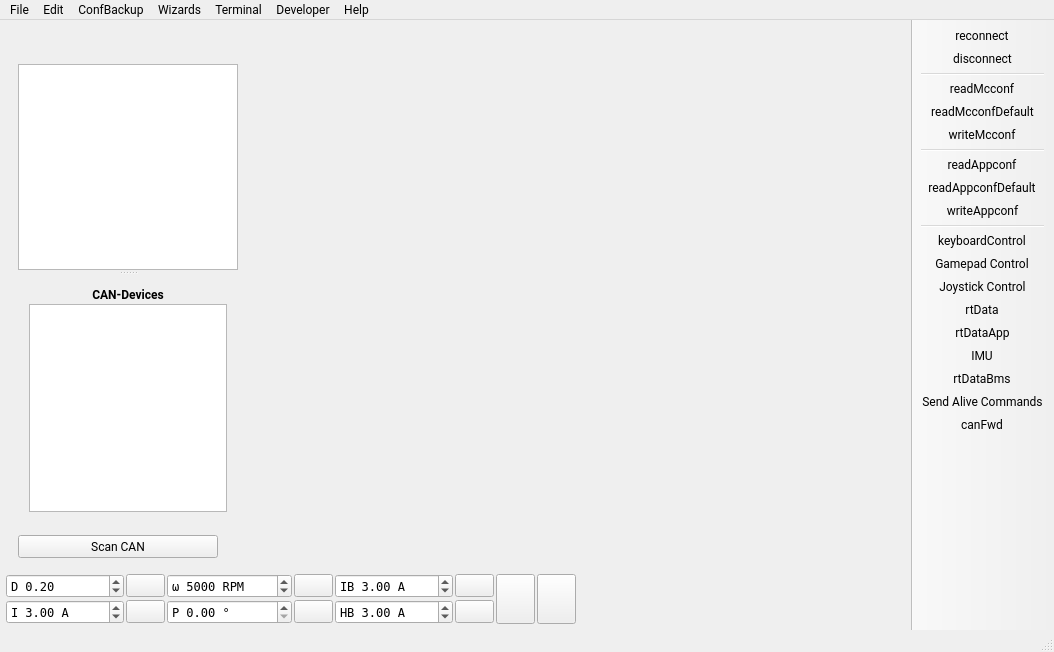
<?xml version="1.0" encoding="UTF-8"?>
<ui version="4.0">
 <class>MainWindow</class>
 <widget class="QMainWindow" name="MainWindow">
  <property name="geometry">
   <rect>
    <x>0</x>
    <y>0</y>
    <width>1054</width>
    <height>652</height>
   </rect>
  </property>
  <property name="font">
   <font>
    <family>Roboto</family>
   </font>
  </property>
  <property name="windowTitle">
   <string>VESC Tool</string>
  </property>
  <property name="windowIcon">
   <iconset>
    <normaloff>:/res/icon.png</normaloff>:/res/icon.png</iconset>
  </property>
  <widget class="QWidget" name="centralWidget">
   <layout class="QVBoxLayout" name="verticalLayout_3">
    <property name="spacing">
     <number>4</number>
    </property>
    <property name="leftMargin">
     <number>6</number>
    </property>
    <property name="topMargin">
     <number>6</number>
    </property>
    <property name="rightMargin">
     <number>6</number>
    </property>
    <property name="bottomMargin">
     <number>6</number>
    </property>
    <item>
     <layout class="QHBoxLayout" name="horizontalLayout">
      <property name="spacing">
       <number>4</number>
      </property>
      <item>
       <layout class="QVBoxLayout" name="verticalLayout_2">
        <property name="spacing">
         <number>12</number>
        </property>
        <property name="leftMargin">
         <number>12</number>
        </property>
        <property name="topMargin">
         <number>12</number>
        </property>
        <property name="rightMargin">
         <number>0</number>
        </property>
        <property name="bottomMargin">
         <number>12</number>
        </property>
        <item>
         <widget class="QLabel" name="pageLabel">
          <property name="enabled">
           <bool>true</bool>
          </property>
          <property name="maximumSize">
           <size>
            <width>220</width>
            <height>56</height>
           </size>
          </property>
          <property name="text">
           <string/>
          </property>
          <property name="scaledContents">
           <bool>true</bool>
          </property>
         </widget>
        </item>
        <item>
         <widget class="QSplitter" name="leftSplitter">
          <property name="orientation">
           <enum>Qt::Orientation::Vertical</enum>
          </property>
          <property name="handleWidth">
           <number>6</number>
          </property>
          <property name="childrenCollapsible">
           <bool>true</bool>
          </property>
          <widget class="QListWidget" name="pageList">
           <property name="sizePolicy">
            <sizepolicy hsizetype="Expanding" vsizetype="Expanding">
             <horstretch>0</horstretch>
             <verstretch>0</verstretch>
            </sizepolicy>
           </property>
           <property name="minimumSize">
            <size>
             <width>220</width>
             <height>0</height>
            </size>
           </property>
           <property name="maximumSize">
            <size>
             <width>220</width>
             <height>16777215</height>
            </size>
           </property>
           <property name="font">
            <font>
             <family>Roboto</family>
            </font>
           </property>
           <property name="editTriggers">
            <set>QAbstractItemView::EditTrigger::NoEditTriggers</set>
           </property>
           <property name="selectionBehavior">
            <enum>QAbstractItemView::SelectionBehavior::SelectRows</enum>
           </property>
           <property name="resizeMode">
            <enum>QListView::ResizeMode::Adjust</enum>
           </property>
           <property name="viewMode">
            <enum>QListView::ViewMode::ListMode</enum>
           </property>
          </widget>
          <widget class="QWidget" name="layoutWidget">
           <layout class="QVBoxLayout" name="verticalLayout">
            <property name="spacing">
             <number>2</number>
            </property>
            <item>
             <widget class="QLabel" name="label">
              <property name="font">
               <font>
                <family>Roboto</family>
                <bold>true</bold>
               </font>
              </property>
              <property name="text">
               <string>CAN-Devices</string>
              </property>
              <property name="alignment">
               <set>Qt::AlignmentFlag::AlignCenter</set>
              </property>
             </widget>
            </item>
            <item>
             <widget class="QListWidget" name="canList">
              <property name="minimumSize">
               <size>
                <width>0</width>
                <height>100</height>
               </size>
              </property>
              <property name="font">
               <font>
                <family>Roboto</family>
               </font>
              </property>
              <property name="editTriggers">
               <set>QAbstractItemView::EditTrigger::NoEditTriggers</set>
              </property>
              <property name="selectionBehavior">
               <enum>QAbstractItemView::SelectionBehavior::SelectRows</enum>
              </property>
             </widget>
            </item>
           </layout>
          </widget>
         </widget>
        </item>
        <item>
         <widget class="QPushButton" name="scanCanButton">
          <property name="sizePolicy">
           <sizepolicy hsizetype="Expanding" vsizetype="Minimum">
            <horstretch>0</horstretch>
            <verstretch>0</verstretch>
           </sizepolicy>
          </property>
          <property name="maximumSize">
           <size>
            <width>200</width>
            <height>16777215</height>
           </size>
          </property>
          <property name="text">
           <string>Scan CAN</string>
          </property>
         </widget>
        </item>
       </layout>
      </item>
      <item>
       <widget class="QStackedWidget" name="pageWidget">
        <property name="font">
         <font>
          <family>Roboto</family>
         </font>
        </property>
        <property name="currentIndex">
         <number>-1</number>
        </property>
       </widget>
      </item>
     </layout>
    </item>
    <item>
     <layout class="QGridLayout" name="gridLayout_3">
      <property name="spacing">
       <number>2</number>
      </property>
      <item row="0" column="8">
       <widget class="DisplayBar" name="dispDuty" native="true">
        <property name="sizePolicy">
         <sizepolicy hsizetype="MinimumExpanding" vsizetype="Preferred">
          <horstretch>0</horstretch>
          <verstretch>0</verstretch>
         </sizepolicy>
        </property>
        <property name="minimumSize">
         <size>
          <width>150</width>
          <height>0</height>
         </size>
        </property>
       </widget>
      </item>
      <item row="0" column="4">
       <widget class="QDoubleSpinBox" name="brakeCurrentBox">
        <property name="font">
         <font>
          <family>DejaVu Sans Mono</family>
         </font>
        </property>
        <property name="toolTip">
         <string>Brake current</string>
        </property>
        <property name="prefix">
         <string>IB </string>
        </property>
        <property name="suffix">
         <string> A</string>
        </property>
        <property name="minimum">
         <double>-500.000000000000000</double>
        </property>
        <property name="maximum">
         <double>500.000000000000000</double>
        </property>
        <property name="singleStep">
         <double>0.500000000000000</double>
        </property>
        <property name="value">
         <double>3.000000000000000</double>
        </property>
       </widget>
      </item>
      <item row="1" column="1">
       <widget class="QPushButton" name="currentButton">
        <property name="toolTip">
         <string>Current</string>
        </property>
        <property name="text">
         <string/>
        </property>
       </widget>
      </item>
      <item row="0" column="5">
       <widget class="QPushButton" name="brakeCurrentButton">
        <property name="toolTip">
         <string>Brake current</string>
        </property>
        <property name="text">
         <string/>
        </property>
       </widget>
      </item>
      <item row="1" column="5">
       <widget class="QPushButton" name="handbrakeButton">
        <property name="toolTip">
         <string>Handbrake current</string>
        </property>
        <property name="text">
         <string/>
        </property>
       </widget>
      </item>
      <item row="0" column="3">
       <widget class="QPushButton" name="speedButton">
        <property name="toolTip">
         <string>Speed</string>
        </property>
        <property name="text">
         <string/>
        </property>
       </widget>
      </item>
      <item row="0" column="7" rowspan="2">
       <widget class="QPushButton" name="stopButton">
        <property name="sizePolicy">
         <sizepolicy hsizetype="Fixed" vsizetype="MinimumExpanding">
          <horstretch>0</horstretch>
          <verstretch>0</verstretch>
         </sizepolicy>
        </property>
        <property name="toolTip">
         <string>Switch off</string>
        </property>
        <property name="text">
         <string/>
        </property>
        <property name="iconSize">
         <size>
          <width>40</width>
          <height>40</height>
         </size>
        </property>
       </widget>
      </item>
      <item row="0" column="6" rowspan="2">
       <widget class="QPushButton" name="fullBrakeButton">
        <property name="sizePolicy">
         <sizepolicy hsizetype="Fixed" vsizetype="MinimumExpanding">
          <horstretch>0</horstretch>
          <verstretch>0</verstretch>
         </sizepolicy>
        </property>
        <property name="toolTip">
         <string>Full brake</string>
        </property>
        <property name="text">
         <string/>
        </property>
        <property name="iconSize">
         <size>
          <width>40</width>
          <height>40</height>
         </size>
        </property>
        <property name="autoDefault">
         <bool>false</bool>
        </property>
        <property name="default">
         <bool>false</bool>
        </property>
        <property name="flat">
         <bool>false</bool>
        </property>
       </widget>
      </item>
      <item row="1" column="8">
       <widget class="DisplayBar" name="dispCurrent" native="true">
        <property name="sizePolicy">
         <sizepolicy hsizetype="MinimumExpanding" vsizetype="Preferred">
          <horstretch>0</horstretch>
          <verstretch>0</verstretch>
         </sizepolicy>
        </property>
        <property name="minimumSize">
         <size>
          <width>150</width>
          <height>0</height>
         </size>
        </property>
       </widget>
      </item>
      <item row="0" column="2">
       <widget class="QDoubleSpinBox" name="speedBox">
        <property name="font">
         <font>
          <family>DejaVu Sans Mono</family>
         </font>
        </property>
        <property name="toolTip">
         <string>Speed</string>
        </property>
        <property name="prefix">
         <string>ω </string>
        </property>
        <property name="suffix">
         <string> RPM</string>
        </property>
        <property name="decimals">
         <number>0</number>
        </property>
        <property name="minimum">
         <double>-400000.000000000000000</double>
        </property>
        <property name="maximum">
         <double>400000.000000000000000</double>
        </property>
        <property name="singleStep">
         <double>100.000000000000000</double>
        </property>
        <property name="value">
         <double>5000.000000000000000</double>
        </property>
       </widget>
      </item>
      <item row="1" column="4">
       <widget class="QDoubleSpinBox" name="handbrakeBox">
        <property name="font">
         <font>
          <family>DejaVu Sans Mono</family>
         </font>
        </property>
        <property name="toolTip">
         <string>Handbrake current</string>
        </property>
        <property name="prefix">
         <string>HB </string>
        </property>
        <property name="suffix">
         <string> A</string>
        </property>
        <property name="minimum">
         <double>-500.000000000000000</double>
        </property>
        <property name="maximum">
         <double>500.000000000000000</double>
        </property>
        <property name="singleStep">
         <double>0.500000000000000</double>
        </property>
        <property name="value">
         <double>3.000000000000000</double>
        </property>
       </widget>
      </item>
      <item row="0" column="0">
       <widget class="QDoubleSpinBox" name="dutyBox">
        <property name="font">
         <font>
          <family>DejaVu Sans Mono</family>
         </font>
        </property>
        <property name="toolTip">
         <string>Duty cycle</string>
        </property>
        <property name="wrapping">
         <bool>false</bool>
        </property>
        <property name="frame">
         <bool>true</bool>
        </property>
        <property name="prefix">
         <string>D </string>
        </property>
        <property name="minimum">
         <double>-1.000000000000000</double>
        </property>
        <property name="maximum">
         <double>1.000000000000000</double>
        </property>
        <property name="singleStep">
         <double>0.010000000000000</double>
        </property>
        <property name="value">
         <double>0.200000000000000</double>
        </property>
       </widget>
      </item>
      <item row="1" column="3">
       <widget class="QPushButton" name="posButton">
        <property name="toolTip">
         <string>Position</string>
        </property>
        <property name="text">
         <string/>
        </property>
       </widget>
      </item>
      <item row="0" column="1">
       <widget class="QPushButton" name="dutyButton">
        <property name="toolTip">
         <string>Duty cycle</string>
        </property>
        <property name="text">
         <string/>
        </property>
        <property name="flat">
         <bool>false</bool>
        </property>
       </widget>
      </item>
      <item row="1" column="2">
       <widget class="QDoubleSpinBox" name="posBox">
        <property name="font">
         <font>
          <family>DejaVu Sans Mono</family>
         </font>
        </property>
        <property name="toolTip">
         <string>Position</string>
        </property>
        <property name="prefix">
         <string>P </string>
        </property>
        <property name="suffix">
         <string> °</string>
        </property>
        <property name="maximum">
         <double>360.000000000000000</double>
        </property>
        <property name="singleStep">
         <double>0.100000000000000</double>
        </property>
        <property name="value">
         <double>0.000000000000000</double>
        </property>
       </widget>
      </item>
      <item row="1" column="0">
       <widget class="QDoubleSpinBox" name="currentBox">
        <property name="font">
         <font>
          <family>DejaVu Sans Mono</family>
         </font>
        </property>
        <property name="toolTip">
         <string>Current</string>
        </property>
        <property name="frame">
         <bool>true</bool>
        </property>
        <property name="prefix">
         <string>I </string>
        </property>
        <property name="suffix">
         <string> A</string>
        </property>
        <property name="minimum">
         <double>-5000.000000000000000</double>
        </property>
        <property name="maximum">
         <double>5000.000000000000000</double>
        </property>
        <property name="singleStep">
         <double>0.500000000000000</double>
        </property>
        <property name="value">
         <double>3.000000000000000</double>
        </property>
       </widget>
      </item>
     </layout>
    </item>
   </layout>
  </widget>
  <widget class="QToolBar" name="mainToolBar">
   <property name="toolTip">
    <string/>
   </property>
   <property name="movable">
    <bool>false</bool>
   </property>
   <property name="iconSize">
    <size>
     <width>24</width>
     <height>24</height>
    </size>
   </property>
   <property name="toolButtonStyle">
    <enum>Qt::ToolButtonStyle::ToolButtonIconOnly</enum>
   </property>
   <property name="floatable">
    <bool>false</bool>
   </property>
   <attribute name="toolBarArea">
    <enum>RightToolBarArea</enum>
   </attribute>
   <attribute name="toolBarBreak">
    <bool>false</bool>
   </attribute>
   <addaction name="actionReconnect"/>
   <addaction name="actionDisconnect"/>
   <addaction name="separator"/>
   <addaction name="actionReadMcconf"/>
   <addaction name="actionReadMcconfDefault"/>
   <addaction name="actionWriteMcconf"/>
   <addaction name="separator"/>
   <addaction name="actionReadAppconf"/>
   <addaction name="actionReadAppconfDefault"/>
   <addaction name="actionWriteAppconf"/>
   <addaction name="separator"/>
   <addaction name="actionKeyboardControl"/>
   <addaction name="actionGamepadControl"/>
   <addaction name="actionJoystickControl"/>
   <addaction name="actionRtData"/>
   <addaction name="actionRtDataApp"/>
   <addaction name="actionIMU"/>
   <addaction name="actionrtDataBms"/>
   <addaction name="actionSendAlive"/>
   <addaction name="actionCanFwd"/>
  </widget>
  <widget class="QStatusBar" name="statusBar"/>
  <widget class="QMenuBar" name="menuBar">
   <property name="geometry">
    <rect>
     <x>0</x>
     <y>0</y>
     <width>1054</width>
     <height>23</height>
    </rect>
   </property>
   <widget class="QMenu" name="menuFile">
    <property name="title">
     <string>File</string>
    </property>
    <addaction name="actionSaveMotorConfXml"/>
    <addaction name="actionLoadMotorConfXml"/>
    <addaction name="separator"/>
    <addaction name="actionSaveAppconfXml"/>
    <addaction name="actionLoadAppconfXml"/>
    <addaction name="separator"/>
    <addaction name="actionSaveMotorConfigurationHeader"/>
    <addaction name="actionSaveMotorConfigurationHeaderWrap"/>
    <addaction name="separator"/>
    <addaction name="actionSaveAppConfigurationHeader"/>
    <addaction name="actionSaveAppConfigurationHeaderWrap"/>
    <addaction name="separator"/>
    <addaction name="actionLaunchBoardConfigurator"/>
    <addaction name="actionLaunchMobileTool"/>
    <addaction name="separator"/>
    <addaction name="actionExit"/>
   </widget>
   <widget class="QMenu" name="menuHelp">
    <property name="title">
     <string>Help</string>
    </property>
    <addaction name="separator"/>
    <addaction name="actionVESCProjectForums"/>
    <addaction name="separator"/>
    <addaction name="actionVESCToolChangelog"/>
    <addaction name="actionFirmwareChangelog"/>
    <addaction name="separator"/>
    <addaction name="actionAbout"/>
    <addaction name="actionLibrariesUsed"/>
    <addaction name="actionAboutQt"/>
    <addaction name="separator"/>
    <addaction name="actionSafetyInformation"/>
    <addaction name="actionWarrantyStatement"/>
    <addaction name="actionLicense"/>
   </widget>
   <widget class="QMenu" name="menuTools">
    <property name="title">
     <string>Developer</string>
    </property>
    <addaction name="actionParameterEditorMcconf"/>
    <addaction name="actionParameterEditorAppconf"/>
    <addaction name="actionParameterEditorInfo"/>
    <addaction name="actionParameterEditorFW"/>
    <addaction name="actionParameterEditorCustomConf0"/>
    <addaction name="actionExportConfigurationParser"/>
   </widget>
   <widget class="QMenu" name="menuTerminal">
    <property name="title">
     <string>Terminal</string>
    </property>
    <addaction name="actionTerminalShowHelp"/>
    <addaction name="actionTerminalPrintFaults"/>
    <addaction name="actionTerminalPrintThreads"/>
    <addaction name="separator"/>
    <addaction name="actionTerminalDRVResetLatchedFaults"/>
    <addaction name="separator"/>
    <addaction name="actionTerminalClear"/>
    <addaction name="separator"/>
    <addaction name="actionReboot"/>
    <addaction name="actionShutdown"/>
    <addaction name="actionRestartLispBM"/>
   </widget>
   <widget class="QMenu" name="menuCommands">
    <property name="font">
     <font>
      <family>Roboto</family>
     </font>
    </property>
    <property name="title">
     <string>Edit</string>
    </property>
    <addaction name="actionPreferences"/>
   </widget>
   <widget class="QMenu" name="menuWizards">
    <property name="title">
     <string>Wizards</string>
    </property>
    <addaction name="actionAutoSetupFOC"/>
    <addaction name="actionSetupMotorsFOCQuick"/>
    <addaction name="actionAppSetupWizard"/>
    <addaction name="actionMotorSetupWizard"/>
   </widget>
   <widget class="QMenu" name="menuTools_2">
    <property name="title">
     <string>ConfBackup</string>
    </property>
    <addaction name="actionBackupConfiguration"/>
    <addaction name="actionBackupConfigurationsCAN"/>
    <addaction name="actionRestoreConfiguration"/>
    <addaction name="actionRestoreConfigurationsCAN"/>
    <addaction name="actionClearConfigurationBackups"/>
   </widget>
   <addaction name="menuFile"/>
   <addaction name="menuCommands"/>
   <addaction name="menuTools_2"/>
   <addaction name="menuWizards"/>
   <addaction name="menuTerminal"/>
   <addaction name="menuTools"/>
   <addaction name="menuHelp"/>
  </widget>
  <action name="actionReadMcconf">
   <property name="text">
    <string>readMcconf</string>
   </property>
   <property name="toolTip">
    <string>Read motor Configuration</string>
   </property>
  </action>
  <action name="actionReadMcconfDefault">
   <property name="text">
    <string>readMcconfDefault</string>
   </property>
   <property name="toolTip">
    <string>Read default motor configuration</string>
   </property>
  </action>
  <action name="actionWriteMcconf">
   <property name="text">
    <string>writeMcconf</string>
   </property>
   <property name="toolTip">
    <string>Write motor configuration</string>
   </property>
  </action>
  <action name="actionSaveMotorConfXml">
   <property name="text">
    <string>Save Motor Configuration XML as...</string>
   </property>
  </action>
  <action name="actionLoadMotorConfXml">
   <property name="text">
    <string>Load Motor Configuration XML</string>
   </property>
  </action>
  <action name="actionDisconnect">
   <property name="text">
    <string>disconnect</string>
   </property>
   <property name="toolTip">
    <string>Disconnect</string>
   </property>
  </action>
  <action name="actionReboot">
   <property name="text">
    <string>Reboot</string>
   </property>
   <property name="toolTip">
    <string>Reboot via CPU reset</string>
   </property>
  </action>
  <action name="actionShutdown">
   <property name="text">
    <string>Shutdown</string>
   </property>
   <property name="toolTip">
    <string>Shutdown (for controllers with auto-shutdown support only)</string>
   </property>
  </action>
  <action name="actionCanFwd">
   <property name="checkable">
    <bool>true</bool>
   </property>
   <property name="text">
    <string>canFwd</string>
   </property>
   <property name="toolTip">
    <string>Forward communication over CAN-bus</string>
   </property>
  </action>
  <action name="actionReconnect">
   <property name="text">
    <string>reconnect</string>
   </property>
   <property name="toolTip">
    <string>Reconnect last connection</string>
   </property>
  </action>
  <action name="actionRtData">
   <property name="checkable">
    <bool>true</bool>
   </property>
   <property name="text">
    <string>rtData</string>
   </property>
   <property name="toolTip">
    <string>Stream realtime data</string>
   </property>
  </action>
  <action name="actionReadAppconf">
   <property name="text">
    <string>readAppconf</string>
   </property>
   <property name="toolTip">
    <string>Read app configuration</string>
   </property>
  </action>
  <action name="actionReadAppconfDefault">
   <property name="text">
    <string>readAppconfDefault</string>
   </property>
   <property name="toolTip">
    <string>Read default app configuration</string>
   </property>
  </action>
  <action name="actionWriteAppconf">
   <property name="text">
    <string>writeAppconf</string>
   </property>
   <property name="toolTip">
    <string>Write app configuration</string>
   </property>
  </action>
  <action name="actionSaveAppconfXml">
   <property name="text">
    <string>Save App Configuration XML as...</string>
   </property>
  </action>
  <action name="actionLoadAppconfXml">
   <property name="text">
    <string>Load App Configuration XML</string>
   </property>
  </action>
  <action name="actionExit">
   <property name="text">
    <string>Exit</string>
   </property>
  </action>
  <action name="actionAbout">
   <property name="text">
    <string>About VESC Tool</string>
   </property>
  </action>
  <action name="actionKeyboardControl">
   <property name="checkable">
    <bool>true</bool>
   </property>
   <property name="text">
    <string>keyboardControl</string>
   </property>
   <property name="toolTip">
    <string>&lt;!DOCTYPE HTML PUBLIC &quot;-//W3C//DTD HTML 4.0//EN&quot; &quot;http://www.w3.org/TR/REC-html40/strict.dtd&quot;&gt;
&lt;html&gt;&lt;head&gt;&lt;meta name=&quot;qrichtext&quot; content=&quot;1&quot; /&gt;&lt;style type=&quot;text/css&quot;&gt;
p, li { white-space: pre-wrap; }
&lt;/style&gt;&lt;/head&gt;&lt;body style=&quot; font-family:'Roboto'; font-size:11pt; font-weight:400; font-style:normal;&quot;&gt;
&lt;p style=&quot; margin-top:0px; margin-bottom:0px; margin-left:0px; margin-right:0px; -qt-block-indent:0; text-indent:0px;&quot;&gt;&lt;span style=&quot; font-family:'Roboto';&quot;&gt;Enable keyboard control.&lt;/span&gt;&lt;/p&gt;
&lt;p style=&quot;-qt-paragraph-type:empty; margin-top:0px; margin-bottom:0px; margin-left:0px; margin-right:0px; -qt-block-indent:0; text-indent:0px; font-family:'Roboto';&quot;&gt;&lt;br /&gt;&lt;/p&gt;
&lt;p style=&quot; margin-top:0px; margin-bottom:0px; margin-left:0px; margin-right:0px; -qt-block-indent:0; text-indent:0px;&quot;&gt;&lt;span style=&quot; font-family:'Roboto';&quot;&gt;Key functions:&lt;/span&gt;&lt;/p&gt;
&lt;p style=&quot; margin-top:0px; margin-bottom:0px; margin-left:0px; margin-right:0px; -qt-block-indent:0; text-indent:0px;&quot;&gt;&lt;span style=&quot; font-family:'Roboto';&quot;&gt;&lt;br /&gt;&lt;/span&gt;&lt;span style=&quot; font-family:'Roboto'; font-weight:600;&quot;&gt;Up and Down Arrow Keys&lt;/span&gt;&lt;/p&gt;
&lt;p style=&quot; margin-top:0px; margin-bottom:0px; margin-left:0px; margin-right:0px; -qt-block-indent:0; text-indent:0px;&quot;&gt;&lt;span style=&quot; font-family:'Roboto';&quot;&gt;Current control using the current value in the lower&lt;/span&gt;&lt;/p&gt;
&lt;p style=&quot; margin-top:0px; margin-bottom:0px; margin-left:0px; margin-right:0px; -qt-block-indent:0; text-indent:0px;&quot;&gt;&lt;span style=&quot; font-family:'Roboto';&quot;&gt;left corner.&lt;/span&gt;&lt;/p&gt;
&lt;p style=&quot;-qt-paragraph-type:empty; margin-top:0px; margin-bottom:0px; margin-left:0px; margin-right:0px; -qt-block-indent:0; text-indent:0px; font-family:'Roboto';&quot;&gt;&lt;br /&gt;&lt;/p&gt;
&lt;p style=&quot; margin-top:0px; margin-bottom:0px; margin-left:0px; margin-right:0px; -qt-block-indent:0; text-indent:0px;&quot;&gt;&lt;span style=&quot; font-family:'Roboto'; font-weight:600;&quot;&gt;Right and Left Arrow Keys&lt;/span&gt;&lt;/p&gt;
&lt;p style=&quot; margin-top:0px; margin-bottom:0px; margin-left:0px; margin-right:0px; -qt-block-indent:0; text-indent:0px;&quot;&gt;&lt;span style=&quot; font-family:'Roboto';&quot;&gt;Duty cycle control. Slowly ramps up and down the duty&lt;/span&gt;&lt;/p&gt;
&lt;p style=&quot; margin-top:0px; margin-bottom:0px; margin-left:0px; margin-right:0px; -qt-block-indent:0; text-indent:0px;&quot;&gt;&lt;span style=&quot; font-family:'Roboto';&quot;&gt;cycle. When e.g. starting with right and then also holding&lt;/span&gt;&lt;/p&gt;
&lt;p style=&quot; margin-top:0px; margin-bottom:0px; margin-left:0px; margin-right:0px; -qt-block-indent:0; text-indent:0px;&quot;&gt;&lt;span style=&quot; font-family:'Roboto';&quot;&gt;left, the duty cycle is ramped higher.&lt;/span&gt;&lt;/p&gt;
&lt;p style=&quot;-qt-paragraph-type:empty; margin-top:0px; margin-bottom:0px; margin-left:0px; margin-right:0px; -qt-block-indent:0; text-indent:0px; font-family:'Roboto';&quot;&gt;&lt;br /&gt;&lt;/p&gt;
&lt;p style=&quot; margin-top:0px; margin-bottom:0px; margin-left:0px; margin-right:0px; -qt-block-indent:0; text-indent:0px;&quot;&gt;&lt;span style=&quot; font-family:'Roboto'; font-weight:600;&quot;&gt;Page Down&lt;/span&gt;&lt;/p&gt;
&lt;p style=&quot; margin-top:0px; margin-bottom:0px; margin-left:0px; margin-right:0px; -qt-block-indent:0; text-indent:0px;&quot;&gt;&lt;span style=&quot; font-family:'Roboto';&quot;&gt;Brake with the current set in the lower left corner.&lt;/span&gt;&lt;/p&gt;&lt;/body&gt;&lt;/html&gt;</string>
   </property>
  </action>
  <action name="actionParameterEditorMcconf">
   <property name="text">
    <string>Parameter Editor Mcconf</string>
   </property>
  </action>
  <action name="actionParameterEditorAppconf">
   <property name="text">
    <string>Parameter Editor Appconf</string>
   </property>
  </action>
  <action name="actionSaveAppConfigurationHeader">
   <property name="text">
    <string>Save App Configuration C Header as...</string>
   </property>
  </action>
  <action name="actionSaveMotorConfigurationHeader">
   <property name="text">
    <string>Save Motor Configuration C Header as...</string>
   </property>
  </action>
  <action name="actionSaveAppConfigurationHeaderWrap">
   <property name="text">
    <string>Save App Configuration C Header (ifdef wrapped) as...</string>
   </property>
  </action>
  <action name="actionSaveMotorConfigurationHeaderWrap">
   <property name="text">
    <string>Save Motor Configuration C Header (ifdef wrapped) as...</string>
   </property>
  </action>
  <action name="actionRtDataApp">
   <property name="checkable">
    <bool>true</bool>
   </property>
   <property name="text">
    <string>rtDataApp</string>
   </property>
   <property name="toolTip">
    <string>Stream realtime app data</string>
   </property>
  </action>
  <action name="actionTerminalPrintFaults">
   <property name="text">
    <string>Print Faults</string>
   </property>
   <property name="toolTip">
    <string>Print Faults</string>
   </property>
  </action>
  <action name="actionTerminalShowHelp">
   <property name="text">
    <string>Show Help</string>
   </property>
  </action>
  <action name="actionTerminalClear">
   <property name="text">
    <string>Clear Terminal</string>
   </property>
  </action>
  <action name="actionTerminalPrintThreads">
   <property name="text">
    <string>Print Threads</string>
   </property>
   <property name="toolTip">
    <string>Print Threads</string>
   </property>
  </action>
  <action name="actionSendAlive">
   <property name="checkable">
    <bool>true</bool>
   </property>
   <property name="text">
    <string>Send Alive Commands</string>
   </property>
   <property name="toolTip">
    <string>Send alive packets periodically to prevent timeout</string>
   </property>
  </action>
  <action name="actionLibrariesUsed">
   <property name="text">
    <string>About Libraries Used</string>
   </property>
  </action>
  <action name="actionMotorSetupWizard">
   <property name="text">
    <string>Setup Other Motors</string>
   </property>
   <property name="toolTip">
    <string>Start the Motor Setup Wizard</string>
   </property>
   <property name="menuRole">
    <enum>QAction::MenuRole::NoRole</enum>
   </property>
  </action>
  <action name="actionAppSetupWizard">
   <property name="text">
    <string>Setup Input</string>
   </property>
   <property name="toolTip">
    <string>Start the App Setup Wizard</string>
   </property>
   <property name="menuRole">
    <enum>QAction::MenuRole::NoRole</enum>
   </property>
  </action>
  <action name="actionAboutQt">
   <property name="text">
    <string>About Qt</string>
   </property>
   <property name="toolTip">
    <string>Show the Qt library's About box</string>
   </property>
  </action>
  <action name="actionParameterEditorInfo">
   <property name="text">
    <string>Parameter Editor Info</string>
   </property>
  </action>
  <action name="actionSafetyInformation">
   <property name="text">
    <string>Safety Information</string>
   </property>
  </action>
  <action name="actionWarrantyStatement">
   <property name="text">
    <string>Limited Warranty Statement</string>
   </property>
   <property name="toolTip">
    <string>Limited Warranty Statement</string>
   </property>
  </action>
  <action name="actionVESCToolChangelog">
   <property name="text">
    <string>VESC Tool Changelog</string>
   </property>
  </action>
  <action name="actionTerminalDRVResetLatchedFaults">
   <property name="text">
    <string>DRV Reset Latched Faults</string>
   </property>
  </action>
  <action name="actionVESCProjectForums">
   <property name="text">
    <string>VESC Project Forums</string>
   </property>
  </action>
  <action name="actionFirmwareChangelog">
   <property name="text">
    <string>Firmware Changelog</string>
   </property>
  </action>
  <action name="actionLicense">
   <property name="text">
    <string>License</string>
   </property>
  </action>
  <action name="actionAutoSetupFOC">
   <property name="text">
    <string>Setup Motors FOC</string>
   </property>
   <property name="menuRole">
    <enum>QAction::MenuRole::NoRole</enum>
   </property>
  </action>
  <action name="actionExportConfigurationParser">
   <property name="text">
    <string>Export Configuration Parser</string>
   </property>
  </action>
  <action name="actionIMU">
   <property name="checkable">
    <bool>true</bool>
   </property>
   <property name="text">
    <string>IMU</string>
   </property>
   <property name="toolTip">
    <string>Activate IMU Sampling</string>
   </property>
  </action>
  <action name="actionLoadFirmwareConfigs">
   <property name="icon">
    <iconset resource="res.qrc">
     <normaloff>:/res/icons/Electronics-96.png</normaloff>:/res/icons/Electronics-96.png</iconset>
   </property>
   <property name="text">
    <string>Load Firmware Configs</string>
   </property>
  </action>
  <action name="actionBackupConfiguration">
   <property name="text">
    <string>Backup Configuration</string>
   </property>
   <property name="toolTip">
    <string>Backup Configuration (no CAN)</string>
   </property>
  </action>
  <action name="actionRestoreConfiguration">
   <property name="text">
    <string>Restore Configuration</string>
   </property>
   <property name="toolTip">
    <string>Restore Configuration</string>
   </property>
  </action>
  <action name="actionClearConfigurationBackups">
   <property name="text">
    <string>Clear Configuration Backups</string>
   </property>
  </action>
  <action name="actionParameterEditorFW">
   <property name="text">
    <string>Parameter Editor FW</string>
   </property>
   <property name="font">
    <font/>
   </property>
  </action>
  <action name="actionBackupConfigurationsCAN">
   <property name="text">
    <string>Backup Configurations (Including CAN)</string>
   </property>
  </action>
  <action name="actionRestoreConfigurationsCAN">
   <property name="text">
    <string>Restore Configurations (Including CAN)</string>
   </property>
  </action>
  <action name="actionrtDataBms">
   <property name="checkable">
    <bool>true</bool>
   </property>
   <property name="text">
    <string>rtDataBms</string>
   </property>
   <property name="toolTip">
    <string>Stream BMS realtime data</string>
   </property>
  </action>
  <action name="actionGamepadControl">
   <property name="checkable">
    <bool>true</bool>
   </property>
   <property name="text">
    <string>Gamepad Control</string>
   </property>
   <property name="toolTip">
    <string>Use Gamepad Control</string>
   </property>
  </action>
  <action name="actionJoystickControl">
   <property name="text">
    <string>Joystick Control</string>
   </property>
   <property name="toolTip">
    <string>Control two motors with a virtual joystick</string>
   </property>
  </action>
  <action name="actionParameterEditorCustomConf0">
   <property name="text">
    <string>Parameter Editor Custom Conf 0</string>
   </property>
  </action>
  <action name="actionSetupMotorsFOCQuick">
   <property name="text">
    <string>Setup Motors FOC (old)</string>
   </property>
   <property name="menuRole">
    <enum>QAction::MenuRole::NoRole</enum>
   </property>
  </action>
  <action name="actionPreferences">
   <property name="text">
    <string>Preferences</string>
   </property>
   <property name="shortcutVisibleInContextMenu">
    <bool>false</bool>
   </property>
  </action>
  <action name="actionLaunchBoardConfigurator">
   <property name="text">
    <string>Restart + Launch Board Configurator</string>
   </property>
  </action>
  <action name="actionLaunchMobileTool">
   <property name="text">
    <string>Restart + Launch Mobile Tool</string>
   </property>
  </action>
  <action name="actionRestartLispBM">
   <property name="text">
    <string>Restart LispBM</string>
   </property>
  </action>
 </widget>
 <layoutdefault spacing="6" margin="11"/>
 <customwidgets>
  <customwidget>
   <class>DisplayBar</class>
   <extends>QWidget</extends>
   <header>widgets/displaybar.h</header>
   <container>1</container>
  </customwidget>
 </customwidgets>
 <resources>
  <include location="res.qrc"/>
 </resources>
 <connections/>
</ui>
